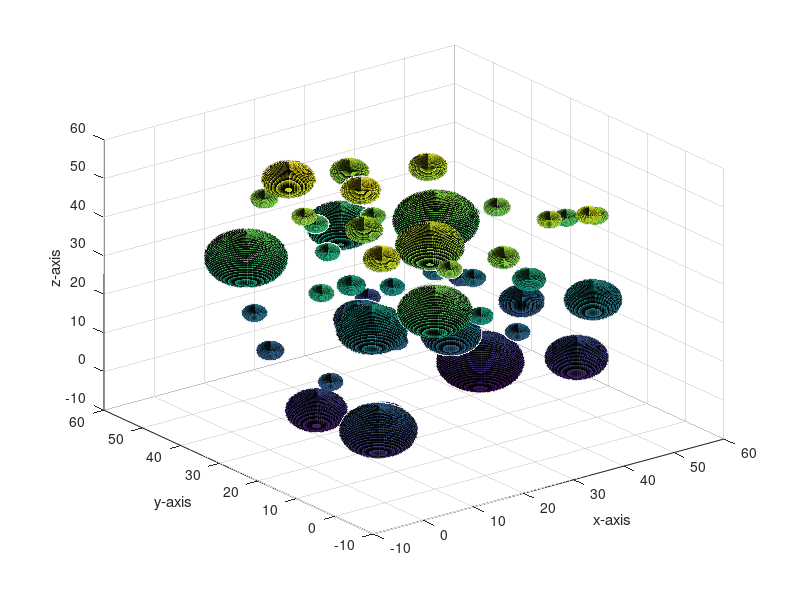

Here is the MATLAB script that generated this plot:
clc ; 
clear ; 
close all ;
sphers = [34.0000   31.0000   37.0000    7.8200
   19.0000   13.0000   44.0000    6.4500
   23.0000    5.0000   28.0000    3.0000
   27.0000   18.0000   16.0000    5.8100
   26.0000   40.0000   10.0000    5.4200
    3.0000   40.0000   34.0000    7.5700
   16.0000    4.0000   43.0000    3.0000
   19.0000   31.0000   50.0000    4.1400
   50.0000   11.0000   20.0000    5.5700
    4.0000    6.0000   49.0000    3.9700
    1.0000    3.0000    7.0000    7.1500
   23.0000   28.0000   25.0000    3.0000
   26.0000    3.0000   43.0000    3.5400
    4.0000   23.0000    2.0000    5.9100
   50.0000   18.0000   38.0000    3.0000
    5.0000   23.0000   32.0000    3.0000
   23.0000   33.0000   41.0000    3.0000
   20.0000   44.0000   35.0000    3.0000
   38.0000   15.0000   14.0000    3.0000
   19.0000   22.0000   15.0000    3.0000
   12.0000   47.0000   43.0000    3.1800
   49.0000    9.0000   43.0000    3.0000
   17.0000   37.0000   32.0000    3.0000
   48.0000   27.0000   13.0000    4.6300
   46.0000   45.0000   24.0000    3.5400
   10.0000         0   36.0000    6.9400
   40.0000   39.0000   18.0000    3.0000
   35.0000   50.0000    8.0000    3.0000
    9.0000   12.0000    3.0000    4.8700
   39.0000   26.0000    1.0000    7.9200
    7.0000   43.0000   17.0000    3.0000
   44.0000   36.0000   33.0000    3.0000
   28.0000   48.0000   30.0000    6.4700
   49.0000   44.0000   11.0000    3.0000
   12.0000   19.0000   22.0000    6.6500
   37.0000   37.0000   47.0000    4.0800
   40.0000   23.0000   42.0000    3.1200
   10.0000   34.0000   45.0000    3.0000
   15.0000   25.0000   44.0000    4.0100
   14.0000   27.0000   29.0000    3.3000
    3.0000   18.0000   12.0000    3.0000
   39.0000    8.0000   46.0000    3.0000
   43.0000    3.0000   48.0000    3.0000
   29.0000   47.0000   44.0000    4.0600
   49.0000   14.0000    4.0000    6.0100
    4.0000   35.0000   12.0000    3.1900
   13.0000   42.0000   50.0000    5.2000
   19.0000   32.0000   18.0000    3.2600
   38.0000   12.0000   29.0000    3.6700
   43.0000   33.0000   18.0000    3.0000];

a=size(sphers);
for i=1:a(1)
px=sphers(i,1); py=sphers(i,2); pz=sphers(i,3); r=sphers(i,4);

q=0 : pi/50 : 2*pi;
w = 0 : pi/50 : 2*pi;
[q,w]=meshgrid(q,w);
x= px+(r-1)*sin(q).*cos(w);
y= py+(r-1)*sin(q).*sin(w);
z = pz+(r-1)*cos (q);
surf(x,y,z);
hold on ;
end
hold all ;
xlabel ('x-axis');
ylabel ('y-axis');
zlabel ('z-axis');
hold on ;